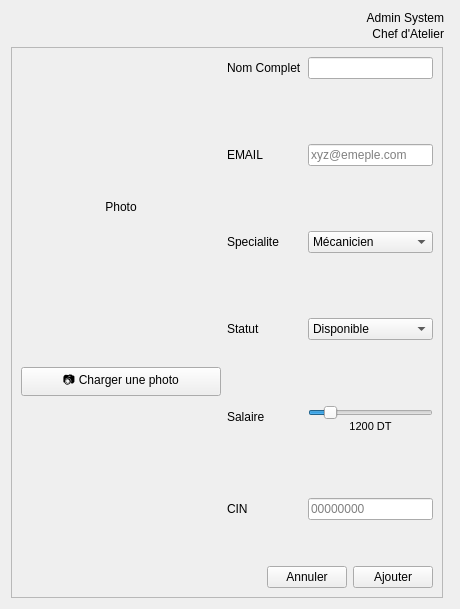
         <widget class="QWidget" name="ajout">
          <layout class="QGridLayout" name="gridLayout_Ajout">
           <item row="0" column="0" colspan="2">
            <layout class="QHBoxLayout" name="headerLayout_Ajout">
             <item>
              <spacer name="horizontalSpacer_HeaderAjout">
               <property name="orientation">
                <enum>Qt::Orientation::Horizontal</enum>
               </property>
               <property name="sizeType">
                <enum>QSizePolicy::Policy::Expanding</enum>
               </property>
               <property name="sizeHint" stdset="0">
                <size>
                 <width>40</width>
                 <height>20</height>
                </size>
               </property>
              </spacer>
             </item>
             <item>
              <widget class="QFrame" name="frameUser_Ajout">
               <property name="frameShape">
                <enum>QFrame::Shape::NoFrame</enum>
               </property>
               <layout class="QVBoxLayout" name="verticalLayout_User_Ajout">
                <property name="spacing">
                 <number>2</number>
                </property>
                <property name="leftMargin">
                 <number>0</number>
                </property>
                <property name="topMargin">
                 <number>0</number>
                </property>
                <property name="rightMargin">
                 <number>5</number>
                </property>
                <property name="bottomMargin">
                 <number>0</number>
                </property>
                <item>
                 <widget class="QLabel" name="lblUserName_Ajout">
                  <property name="text">
                   <string>Admin System</string>
                  </property>
                  <property name="alignment">
                   <set>Qt::AlignmentFlag::AlignRight|Qt::AlignmentFlag::AlignTrailing|Qt::AlignmentFlag::AlignVCenter</set>
                  </property>
                 </widget>
                </item>
                <item>
                 <widget class="QLabel" name="lblUserRole_Ajout">
                  <property name="text">
                   <string>Chef d'Atelier</string>
                  </property>
                  <property name="alignment">
                   <set>Qt::AlignmentFlag::AlignRight|Qt::AlignmentFlag::AlignTrailing|Qt::AlignmentFlag::AlignVCenter</set>
                  </property>
                 </widget>
                </item>
               </layout>
              </widget>
             </item>
            </layout>
           </item>
           <item row="1" column="0">
            <widget class="QFrame" name="cardFrame_2">
             <property name="frameShape">
              <enum>QFrame::Shape::StyledPanel</enum>
             </property>
             <layout class="QHBoxLayout" name="horizontalLayout_AjoutFrame">
              <item>
               <layout class="QVBoxLayout" name="verticalLayout_Photo_Ajout">
                <property name="spacing">
                 <number>10</number>
                </property>
                <item>
                 <widget class="QLabel" name="imageLabel_2">
                  <property name="minimumSize">
                   <size>
                    <width>200</width>
                    <height>300</height>
                   </size>
                  </property>
                  <property name="text">
                   <string>Photo</string>
                  </property>
                  <property name="alignment">
                   <set>Qt::AlignmentFlag::AlignCenter</set>
                  </property>
                 </widget>
                </item>
                <item>
                 <widget class="QPushButton" name="btnUploadPhoto_Ajout">
                  <property name="cursor">
                   <cursorShape>PointingHandCursor</cursorShape>
                  </property>
                  <property name="text">
                   <string>📷 Charger une photo</string>
                  </property>
                 </widget>
                </item>
                <item>
                 <spacer name="verticalSpacer_Photo_Ajout">
                  <property name="orientation">
                   <enum>Qt::Orientation::Vertical</enum>
                  </property>
                  <property name="sizeType">
                   <enum>QSizePolicy::Policy::Expanding</enum>
                  </property>
                  <property name="sizeHint" stdset="0">
                   <size>
                    <width>20</width>
                    <height>40</height>
                   </size>
                  </property>
                 </spacer>
                </item>
               </layout>
              </item>
              <item>
               <layout class="QVBoxLayout" name="verticalLayout_FormRight_2">
                <item>
                 <layout class="QFormLayout" name="formLayout_Ajout">
                  <property name="verticalSpacing">
                   <number>65</number>
                  </property>
                  <item row="0" column="0">
                   <widget class="QLabel" name="label_7">
                    <property name="text">
                     <string>Nom Complet</string>
                    </property>
                   </widget>
                  </item>
                  <item row="0" column="1">
                   <widget class="QLineEdit" name="txtNom_Ajout"/>
                  </item>
                  <item row="2" column="0">
                   <widget class="QLabel" name="label_8">
                    <property name="text">
                     <string>Specialite</string>
                    </property>
                   </widget>
                  </item>
                  <item row="2" column="1">
                   <widget class="QComboBox" name="cbSpecialite_Ajout">
                    <item>
                     <property name="text">
                      <string>Mécanicien</string>
                     </property>
                    </item>
                    <item>
                     <property name="text">
                      <string>Chauffeur</string>
                     </property>
                    </item>
                   </widget>
                  </item>
                  <item row="3" column="0">
                   <widget class="QLabel" name="label_9">
                    <property name="text">
                     <string>Statut</string>
                    </property>
                   </widget>
                  </item>
                  <item row="3" column="1">
                   <widget class="QComboBox" name="cbStatut_Ajout">
                    <item>
                     <property name="text">
                      <string>Disponible</string>
                     </property>
                    </item>
                    <item>
                     <property name="text">
                      <string>En intervention</string>
                     </property>
                    </item>
                   </widget>
                  </item>
                  <item row="4" column="0">
                   <widget class="QLabel" name="lblSalaire_Ajout">
                    <property name="text">
                     <string>Salaire</string>
                    </property>
                   </widget>
                  </item>
                  <item row="4" column="1">
                   <layout class="QVBoxLayout" name="verticalLayout_Salaire_Ajout">
                    <item>
                     <widget class="QSlider" name="sliderSalaire_Ajout">
                      <property name="minimum">
                       <number>600</number>
                      </property>
                      <property name="maximum">
                       <number>5000</number>
                      </property>
                      <property name="value">
                       <number>1200</number>
                      </property>
                      <property name="orientation">
                       <enum>Qt::Orientation::Horizontal</enum>
                      </property>
                     </widget>
                    </item>
                    <item>
                     <widget class="QLabel" name="lblValSalaire_Ajout">
                      <property name="minimumSize">
                       <size>
                        <width>70</width>
                        <height>0</height>
                       </size>
                      </property>
                      <property name="font">
                       <font>
                        <family>Segoe UI</family>
                        <pointsize>8</pointsize>
                        <fontweight>DemiBold</fontweight>
                       </font>
                      </property>
                      <property name="text">
                       <string>1200 DT</string>
                      </property>
                      <property name="alignment">
                       <set>Qt::AlignmentFlag::AlignCenter</set>
                      </property>
                     </widget>
                    </item>
                   </layout>
                  </item>
                  <item row="1" column="1">
                   <widget class="QLineEdit" name="txtEmailAjout">
                    <property name="placeholderText">
                     <string>xyz@emeple.com</string>
                    </property>
                   </widget>
                  </item>
                  <item row="1" column="0">
                   <widget class="QLabel" name="label_2">
                    <property name="text">
                     <string>EMAIL</string>
                    </property>
                   </widget>
                  </item>
                  <item row="5" column="0">
                   <widget class="QLabel" name="lblCIN_Ajout">
                    <property name="text">
                     <string>CIN</string>
                    </property>
                   </widget>
                  </item>
                  <item row="5" column="1">
                   <widget class="QLineEdit" name="txtCIN_Ajout">
                    <property name="placeholderText">
                     <string>00000000</string>
                    </property>
                   </widget>
                  </item>
                 </layout>
                </item>
                <item>
                 <spacer name="verticalSpacer_Form_2">
                  <property name="orientation">
                   <enum>Qt::Orientation::Vertical</enum>
                  </property>
                  <property name="sizeType">
                   <enum>QSizePolicy::Policy::Expanding</enum>
                  </property>
                  <property name="sizeHint" stdset="0">
                   <size>
                    <width>20</width>
                    <height>40</height>
                   </size>
                  </property>
                 </spacer>
                </item>
                <item>
                 <layout class="QHBoxLayout" name="horizontalLayout_Buttons_2">
                  <item>
                   <spacer name="horizontalSpacer_Buttons_2">
                    <property name="orientation">
                     <enum>Qt::Orientation::Horizontal</enum>
                    </property>
                    <property name="sizeType">
                     <enum>QSizePolicy::Policy::Expanding</enum>
                    </property>
                    <property name="sizeHint" stdset="0">
                     <size>
                      <width>40</width>
                      <height>20</height>
                     </size>
                    </property>
                   </spacer>
                  </item>
                  <item>
                   <widget class="QPushButton" name="btnAnnuler_Ajout">
                    <property name="text">
                     <string>Annuler</string>
                    </property>
                   </widget>
                  </item>
                  <item>
                   <widget class="QPushButton" name="btnAjouter">
                    <property name="text">
                     <string>Ajouter</string>
                    </property>
                   </widget>
                  </item>
                 </layout>
                </item>
               </layout>
              </item>
             </layout>
            </widget>
           </item>
          </layout>
         </widget>
